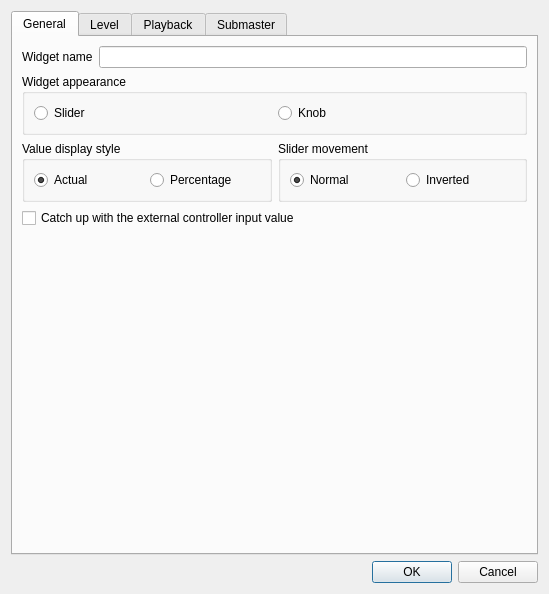
<?xml version="1.0" encoding="UTF-8"?>
<ui version="4.0">
 <author>Massimo Callegari</author>
 <comment>
  Q Light Controller Plus
  vcsliderproperties.ui

  Copyright (c) 2015 Massimo Callegari

  Licensed under the Apache License, Version 2.0 (the &quot;License&quot;);
  you may not use this file except in compliance with the License.
  You may obtain a copy of the License at

      http://www.apache.org/licenses/LICENSE-2.0.txt

  Unless required by applicable law or agreed to in writing, software
  distributed under the License is distributed on an &quot;AS IS&quot; BASIS,
  WITHOUT WARRANTIES OR CONDITIONS OF ANY KIND, either express or implied.
  See the License for the specific language governing permissions and
  limitations under the License.
 </comment>
 <class>VCSliderProperties</class>
 <widget class="QDialog" name="VCSliderProperties">
  <property name="geometry">
   <rect>
    <x>0</x>
    <y>0</y>
    <width>549</width>
    <height>594</height>
   </rect>
  </property>
  <property name="windowTitle">
   <string>Slider properties</string>
  </property>
  <layout class="QVBoxLayout">
   <item>
    <widget class="QTabWidget" name="tabWidget">
     <property name="toolTip">
      <string/>
     </property>
     <property name="currentIndex">
      <number>0</number>
     </property>
     <widget class="QWidget" name="General">
      <attribute name="title">
       <string>General</string>
      </attribute>
      <layout class="QGridLayout" name="gridLayout_2">
       <item row="5" column="0" colspan="2">
        <widget class="QFrame" name="frame">
         <property name="frameShape">
          <enum>QFrame::NoFrame</enum>
         </property>
         <property name="frameShadow">
          <enum>QFrame::Raised</enum>
         </property>
         <layout class="QVBoxLayout" name="verticalLayout_14">
          <property name="leftMargin">
           <number>0</number>
          </property>
          <property name="topMargin">
           <number>0</number>
          </property>
          <property name="rightMargin">
           <number>0</number>
          </property>
          <property name="bottomMargin">
           <number>0</number>
          </property>
          <item>
           <layout class="QVBoxLayout" name="m_extControlLayout"/>
          </item>
         </layout>
        </widget>
       </item>
       <item row="1" column="0" colspan="2">
        <widget class="QGroupBox" name="groupBox">
         <property name="title">
          <string>Widget appearance</string>
         </property>
         <layout class="QHBoxLayout" name="horizontalLayout_6">
          <item>
           <widget class="QRadioButton" name="m_widgetSliderRadio">
            <property name="text">
             <string>Slider</string>
            </property>
            <property name="icon">
             <iconset resource="../qlcui.qrc">
              <normaloff>:/slider.png</normaloff>:/slider.png</iconset>
            </property>
            <property name="iconSize">
             <size>
              <width>32</width>
              <height>32</height>
             </size>
            </property>
           </widget>
          </item>
          <item>
           <widget class="QRadioButton" name="m_widgetKnobRadio">
            <property name="text">
             <string>Knob</string>
            </property>
            <property name="icon">
             <iconset resource="../qlcui.qrc">
              <normaloff>:/knob.png</normaloff>:/knob.png</iconset>
            </property>
            <property name="iconSize">
             <size>
              <width>32</width>
              <height>32</height>
             </size>
            </property>
           </widget>
          </item>
         </layout>
        </widget>
       </item>
       <item row="4" column="0" colspan="2">
        <widget class="QCheckBox" name="m_catchValueCheck">
         <property name="text">
          <string>Catch up with the external controller input value</string>
         </property>
        </widget>
       </item>
       <item row="0" column="0" colspan="2">
        <layout class="QHBoxLayout">
         <item>
          <widget class="QLabel" name="m_nameLabel">
           <property name="text">
            <string>Widget name</string>
           </property>
          </widget>
         </item>
         <item>
          <widget class="QLineEdit" name="m_nameEdit">
           <property name="toolTip">
            <string>Name of the slider</string>
           </property>
          </widget>
         </item>
        </layout>
       </item>
       <item row="3" column="1">
        <widget class="QGroupBox" name="m_sliderMovementGroup">
         <property name="title">
          <string>Slider movement</string>
         </property>
         <layout class="QHBoxLayout" name="horizontalLayout_3">
          <item>
           <widget class="QRadioButton" name="m_sliderMovementNormalRadio">
            <property name="text">
             <string>Normal</string>
            </property>
            <property name="checked">
             <bool>true</bool>
            </property>
           </widget>
          </item>
          <item>
           <widget class="QRadioButton" name="m_sliderMovementInvertedRadio">
            <property name="text">
             <string>Inverted</string>
            </property>
           </widget>
          </item>
         </layout>
        </widget>
       </item>
       <item row="3" column="0">
        <widget class="QGroupBox" name="m_valueGroup">
         <property name="title">
          <string>Value display style</string>
         </property>
         <layout class="QHBoxLayout" name="horizontalLayout_2">
          <item>
           <widget class="QRadioButton" name="m_valueExactRadio">
            <property name="toolTip">
             <string>Show exact DMX values</string>
            </property>
            <property name="text">
             <string>Actual</string>
            </property>
            <property name="checked">
             <bool>true</bool>
            </property>
           </widget>
          </item>
          <item>
           <widget class="QRadioButton" name="m_valuePercentageRadio">
            <property name="toolTip">
             <string>Show value as percentage</string>
            </property>
            <property name="text">
             <string>Percentage</string>
            </property>
           </widget>
          </item>
         </layout>
        </widget>
       </item>
       <item row="6" column="0" colspan="2">
        <spacer>
         <property name="orientation">
          <enum>Qt::Vertical</enum>
         </property>
         <property name="sizeHint" stdset="0">
          <size>
           <width>20</width>
           <height>40</height>
          </size>
         </property>
        </spacer>
       </item>
      </layout>
     </widget>
     <widget class="QWidget" name="Level">
      <attribute name="title">
       <string>Level</string>
      </attribute>
      <layout class="QVBoxLayout" name="verticalLayout_2">
       <item>
        <widget class="QGroupBox" name="m_levelValueRangeGroup">
         <property name="title">
          <string>Value range</string>
         </property>
         <layout class="QHBoxLayout">
          <item>
           <widget class="QLabel" name="m_levelLowLimitLabel">
            <property name="text">
             <string>Low limit</string>
            </property>
           </widget>
          </item>
          <item>
           <widget class="QSpinBox" name="m_levelLowLimitSpin">
            <property name="toolTip">
             <string>Lowest DMX value that can be set with this slider</string>
            </property>
            <property name="maximum">
             <number>255</number>
            </property>
           </widget>
          </item>
          <item>
           <widget class="QLabel" name="m_levelHighLimitLabel">
            <property name="text">
             <string>High limit</string>
            </property>
           </widget>
          </item>
          <item>
           <widget class="QSpinBox" name="m_levelHighLimitSpin">
            <property name="toolTip">
             <string>Highest DMX value that can be set with this slider</string>
            </property>
            <property name="maximum">
             <number>255</number>
            </property>
            <property name="value">
             <number>255</number>
            </property>
           </widget>
          </item>
          <item>
           <spacer>
            <property name="orientation">
             <enum>Qt::Horizontal</enum>
            </property>
            <property name="sizeHint" stdset="0">
             <size>
              <width>40</width>
              <height>0</height>
             </size>
            </property>
           </spacer>
          </item>
          <item>
           <widget class="QPushButton" name="m_levelCapabilityButton">
            <property name="enabled">
             <bool>false</bool>
            </property>
            <property name="toolTip">
             <string>Set value range from the selected capability</string>
            </property>
            <property name="text">
             <string>From capability</string>
            </property>
           </widget>
          </item>
         </layout>
        </widget>
       </item>
       <item>
        <widget class="QTreeWidget" name="m_levelList">
         <property name="sizePolicy">
          <sizepolicy hsizetype="Expanding" vsizetype="MinimumExpanding">
           <horstretch>0</horstretch>
           <verstretch>0</verstretch>
          </sizepolicy>
         </property>
         <property name="alternatingRowColors">
          <bool>true</bool>
         </property>
         <property name="selectionMode">
          <enum>QAbstractItemView::SingleSelection</enum>
         </property>
         <property name="sortingEnabled">
          <bool>true</bool>
         </property>
         <property name="allColumnsShowFocus">
          <bool>true</bool>
         </property>
         <column>
          <property name="text">
           <string>Name</string>
          </property>
         </column>
         <column>
          <property name="text">
           <string>Type</string>
          </property>
         </column>
         <column>
          <property name="text">
           <string>Range</string>
          </property>
         </column>
        </widget>
       </item>
       <item>
        <layout class="QHBoxLayout">
         <item>
          <widget class="QPushButton" name="m_levelAllButton">
           <property name="toolTip">
            <string>Select all channels</string>
           </property>
           <property name="text">
            <string>All</string>
           </property>
          </widget>
         </item>
         <item>
          <widget class="QPushButton" name="m_levelNoneButton">
           <property name="toolTip">
            <string>Unselect everything</string>
           </property>
           <property name="text">
            <string>None</string>
           </property>
          </widget>
         </item>
         <item>
          <widget class="QPushButton" name="m_levelInvertButton">
           <property name="toolTip">
            <string>Invert selection</string>
           </property>
           <property name="text">
            <string>Invert</string>
           </property>
          </widget>
         </item>
         <item>
          <spacer>
           <property name="orientation">
            <enum>Qt::Horizontal</enum>
           </property>
           <property name="sizeHint" stdset="0">
            <size>
             <width>40</width>
             <height>0</height>
            </size>
           </property>
          </spacer>
         </item>
         <item>
          <widget class="QPushButton" name="m_levelByGroupButton">
           <property name="toolTip">
            <string>Choose channels by channel group</string>
           </property>
           <property name="text">
            <string>By group...</string>
           </property>
          </widget>
         </item>
        </layout>
       </item>
       <item>
        <widget class="QGroupBox" name="m_clickngoGroup">
         <property name="sizePolicy">
          <sizepolicy hsizetype="Preferred" vsizetype="Minimum">
           <horstretch>0</horstretch>
           <verstretch>0</verstretch>
          </sizepolicy>
         </property>
         <property name="title">
          <string>Click &amp;&amp; Go</string>
         </property>
         <layout class="QHBoxLayout" name="horizontalLayout_4">
          <item>
           <widget class="QRadioButton" name="m_cngNoneCheck">
            <property name="text">
             <string>None</string>
            </property>
            <property name="checked">
             <bool>true</bool>
            </property>
           </widget>
          </item>
          <item>
           <widget class="QRadioButton" name="m_cngColorCheck">
            <property name="text">
             <string>Intensity</string>
            </property>
           </widget>
          </item>
          <item>
           <widget class="QRadioButton" name="m_cngRGBCheck">
            <property name="text">
             <string>RGB</string>
            </property>
           </widget>
          </item>
          <item>
           <widget class="QRadioButton" name="m_cngCMYCheck">
            <property name="text">
             <string>CMY</string>
            </property>
           </widget>
          </item>
          <item>
           <widget class="QRadioButton" name="m_cngPresetCheck">
            <property name="text">
             <string>Gobo/Effect/Macro</string>
            </property>
           </widget>
          </item>
         </layout>
        </widget>
       </item>
       <item>
        <widget class="QWidget" name="m_cngPresetWidget">
         <property name="enabled">
          <bool>false</bool>
         </property>
         <layout class="QHBoxLayout" name="horizontalLayout_5">
          <property name="leftMargin">
           <number>20</number>
          </property>
          <property name="topMargin">
           <number>0</number>
          </property>
          <property name="rightMargin">
           <number>0</number>
          </property>
          <property name="bottomMargin">
           <number>0</number>
          </property>
          <item>
           <widget class="QLabel" name="m_cngPresetLabel">
            <property name="text">
             <string>Source: (using first level channel)</string>
            </property>
           </widget>
          </item>
          <item>
           <widget class="QPushButton" name="m_cngPresetChooseBtn">
            <property name="text">
             <string>Choose...</string>
            </property>
           </widget>
          </item>
         </layout>
        </widget>
       </item>
       <item>
        <widget class="QCheckBox" name="m_monitorValuesCheck">
         <property name="text">
          <string>Monitor the selected channels and update the slider level</string>
         </property>
        </widget>
       </item>
       <item>
        <layout class="QVBoxLayout" name="m_monitorResetControl"/>
       </item>
       <item>
        <widget class="QPushButton" name="m_switchToLevelModeButton">
         <property name="toolTip">
          <string>Make the slider control the level of a set of channels</string>
         </property>
         <property name="text">
          <string>Switch to Level Mode</string>
         </property>
        </widget>
       </item>
      </layout>
     </widget>
     <widget class="QWidget" name="Playback">
      <attribute name="title">
       <string>Playback</string>
      </attribute>
      <layout class="QVBoxLayout" name="verticalLayout">
       <item>
        <widget class="QGroupBox" name="m_playbackFunctionGroup">
         <property name="title">
          <string>Function</string>
         </property>
         <layout class="QHBoxLayout" name="horizontalLayout">
          <item>
           <widget class="QLineEdit" name="m_playbackFunctionEdit">
            <property name="toolTip">
             <string>Function that is attached to the slider</string>
            </property>
            <property name="readOnly">
             <bool>true</bool>
            </property>
           </widget>
          </item>
          <item>
           <widget class="QToolButton" name="m_attachPlaybackFunctionButton">
            <property name="toolTip">
             <string>Attach a function to the slider</string>
            </property>
            <property name="text">
             <string notr="true">...</string>
            </property>
            <property name="icon">
             <iconset resource="../qlcui.qrc">
              <normaloff>:/attach.png</normaloff>:/attach.png</iconset>
            </property>
            <property name="iconSize">
             <size>
              <width>32</width>
              <height>32</height>
             </size>
            </property>
           </widget>
          </item>
          <item>
           <widget class="QToolButton" name="m_detachPlaybackFunctionButton">
            <property name="toolTip">
             <string>Detach the current function from the slider</string>
            </property>
            <property name="text">
             <string notr="true">...</string>
            </property>
            <property name="icon">
             <iconset resource="../qlcui.qrc">
              <normaloff>:/detach.png</normaloff>:/detach.png</iconset>
            </property>
            <property name="iconSize">
             <size>
              <width>32</width>
              <height>32</height>
             </size>
            </property>
           </widget>
          </item>
         </layout>
        </widget>
       </item>
       <item>
        <widget class="QCheckBox" name="m_flashButtonCheck">
         <property name="text">
          <string>Flash Button</string>
         </property>
        </widget>
       </item>
       <item>
        <layout class="QVBoxLayout" name="m_flashButtonLayout"/>
       </item>
       <item>
        <spacer name="m_playbackSpacer">
         <property name="orientation">
          <enum>Qt::Vertical</enum>
         </property>
         <property name="sizeHint" stdset="0">
          <size>
           <width>20</width>
           <height>0</height>
          </size>
         </property>
        </spacer>
       </item>
       <item>
        <widget class="QPushButton" name="m_switchToPlaybackModeButton">
         <property name="toolTip">
          <string>Make the slider control a function</string>
         </property>
         <property name="text">
          <string>Switch to Playback Mode</string>
         </property>
        </widget>
       </item>
      </layout>
     </widget>
     <widget class="QWidget" name="tab">
      <attribute name="title">
       <string>Submaster</string>
      </attribute>
      <layout class="QVBoxLayout" name="verticalLayout_3">
       <item>
        <widget class="QLabel" name="m_submasterInfo">
         <property name="text">
          <string>Slider submaster mode is active</string>
         </property>
         <property name="alignment">
          <set>Qt::AlignCenter</set>
         </property>
        </widget>
       </item>
       <item>
        <spacer name="m_submasterSpacer">
         <property name="orientation">
          <enum>Qt::Vertical</enum>
         </property>
         <property name="sizeHint" stdset="0">
          <size>
           <width>20</width>
           <height>329</height>
          </size>
         </property>
        </spacer>
       </item>
       <item>
        <widget class="QPushButton" name="m_switchToSubmasterModeButton">
         <property name="toolTip">
          <string>Make the slider act as a submaster</string>
         </property>
         <property name="text">
          <string>Switch to Submaster Mode</string>
         </property>
        </widget>
       </item>
      </layout>
     </widget>
    </widget>
   </item>
   <item>
    <widget class="QDialogButtonBox" name="m_buttonBox">
     <property name="orientation">
      <enum>Qt::Horizontal</enum>
     </property>
     <property name="standardButtons">
      <set>QDialogButtonBox::Cancel|QDialogButtonBox::Ok</set>
     </property>
    </widget>
   </item>
  </layout>
 </widget>
 <resources>
  <include location="../qlcui.qrc"/>
 </resources>
 <connections>
  <connection>
   <sender>m_buttonBox</sender>
   <signal>accepted()</signal>
   <receiver>VCSliderProperties</receiver>
   <slot>accept()</slot>
   <hints>
    <hint type="sourcelabel">
     <x>257</x>
     <y>402</y>
    </hint>
    <hint type="destinationlabel">
     <x>157</x>
     <y>274</y>
    </hint>
   </hints>
  </connection>
  <connection>
   <sender>m_buttonBox</sender>
   <signal>rejected()</signal>
   <receiver>VCSliderProperties</receiver>
   <slot>reject()</slot>
   <hints>
    <hint type="sourcelabel">
     <x>325</x>
     <y>402</y>
    </hint>
    <hint type="destinationlabel">
     <x>286</x>
     <y>274</y>
    </hint>
   </hints>
  </connection>
 </connections>
</ui>
